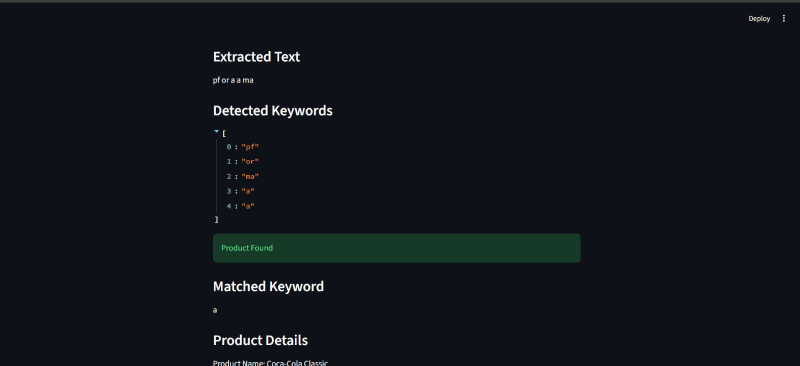
#> input picture Extracted.jpeg, 1600 x 731 px (shown at 1/2 size)
$ python -i ocr_module.py   (imports and definitions only)
#> lines starting #> are read from the running program, lines starting #| are printed output that depends on the picture; after the words box and inside, x2 and y2 are one past the last pixel; in counts of white or black regions, pixels touching at a corner belong together
import cv2
import pytesseract
import re

pytesseract.pytesseract.tesseract_cmd = r"C:\Program Files\Tesseract-OCR\tesseract.exe"


def clean_text(text):
    text = text.lower()
    text = re.sub(r'[^a-zA-Z0-9 ]', ' ', text)
    text = re.sub(r'\s+', ' ', text).strip()
    return text


def extract_text(image_path):
#> called with image_path = 'Extracted.jpeg'
    img = cv2.imread(image_path)
#> img is the input picture: shape (731, 1600, 3); mean B, G, R 26.4, 20.5, 16.4

    if img is None:
        return ""

    img = cv2.resize(img, None, fx=2, fy=2)
#> img: shape (1462, 3200, 3)

    gray = cv2.cvtColor(img, cv2.COLOR_BGR2GRAY)
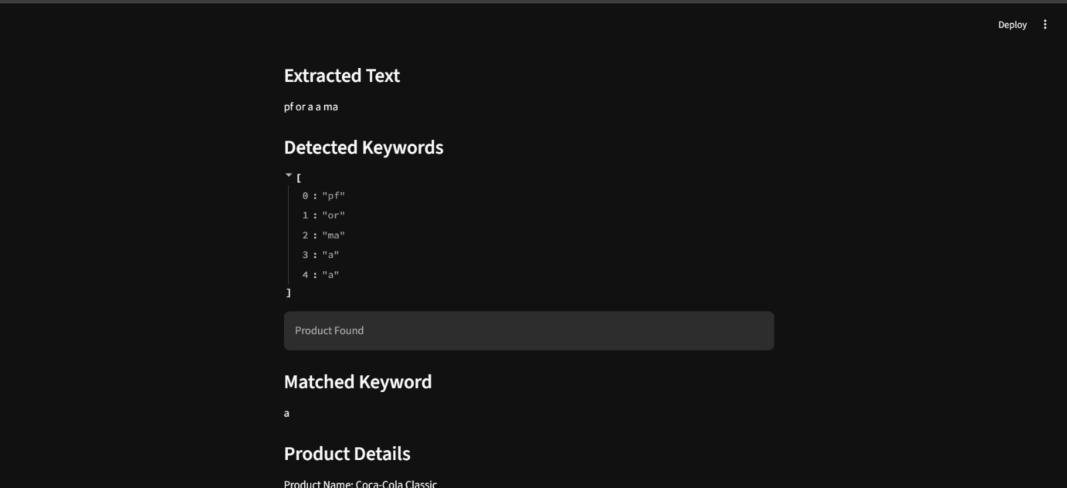
#> gray: shape (1462, 3200) (shown at 1/3 size); min 10, max 253, mean 20.1

    blur = cv2.GaussianBlur(gray, (5, 5), 0)

    thresh = cv2.adaptiveThreshold(
        blur,
        255,
        cv2.ADAPTIVE_THRESH_GAUSSIAN_C,
        cv2.THRESH_BINARY,
        11,
        2
    )
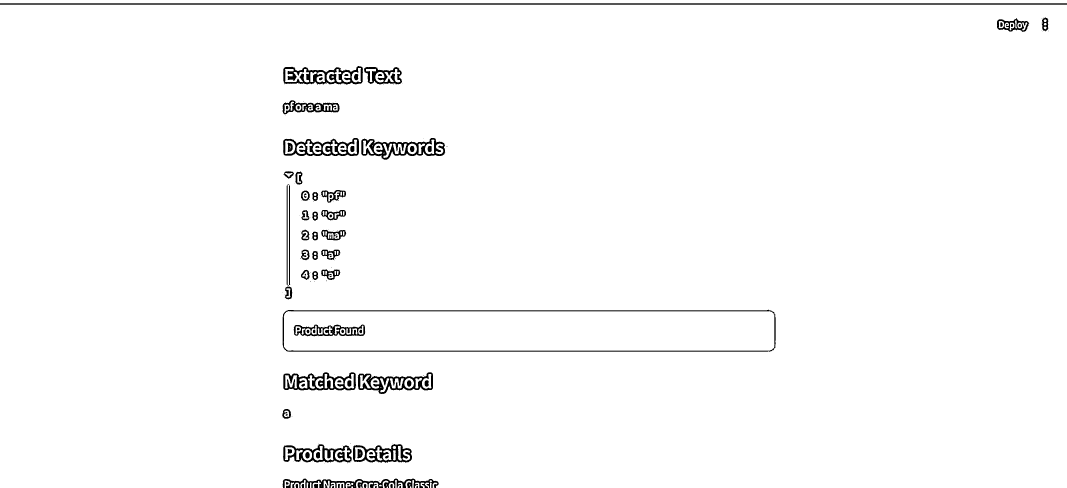
#> thresh: shape (1462, 3200) (shown at 1/3 size); 98% white; 153 black regions (62 under 20 px), largest, box (x1, y1, x2, y2) and area: (0, 10, 3200, 14) 12800, (848, 929, 2327, 1055) 9668, (1084, 414, 1336, 479) 5846

    config = "--oem 3 --psm 6"

#> (the run stopped early here; a loop or call above may not have finished)
